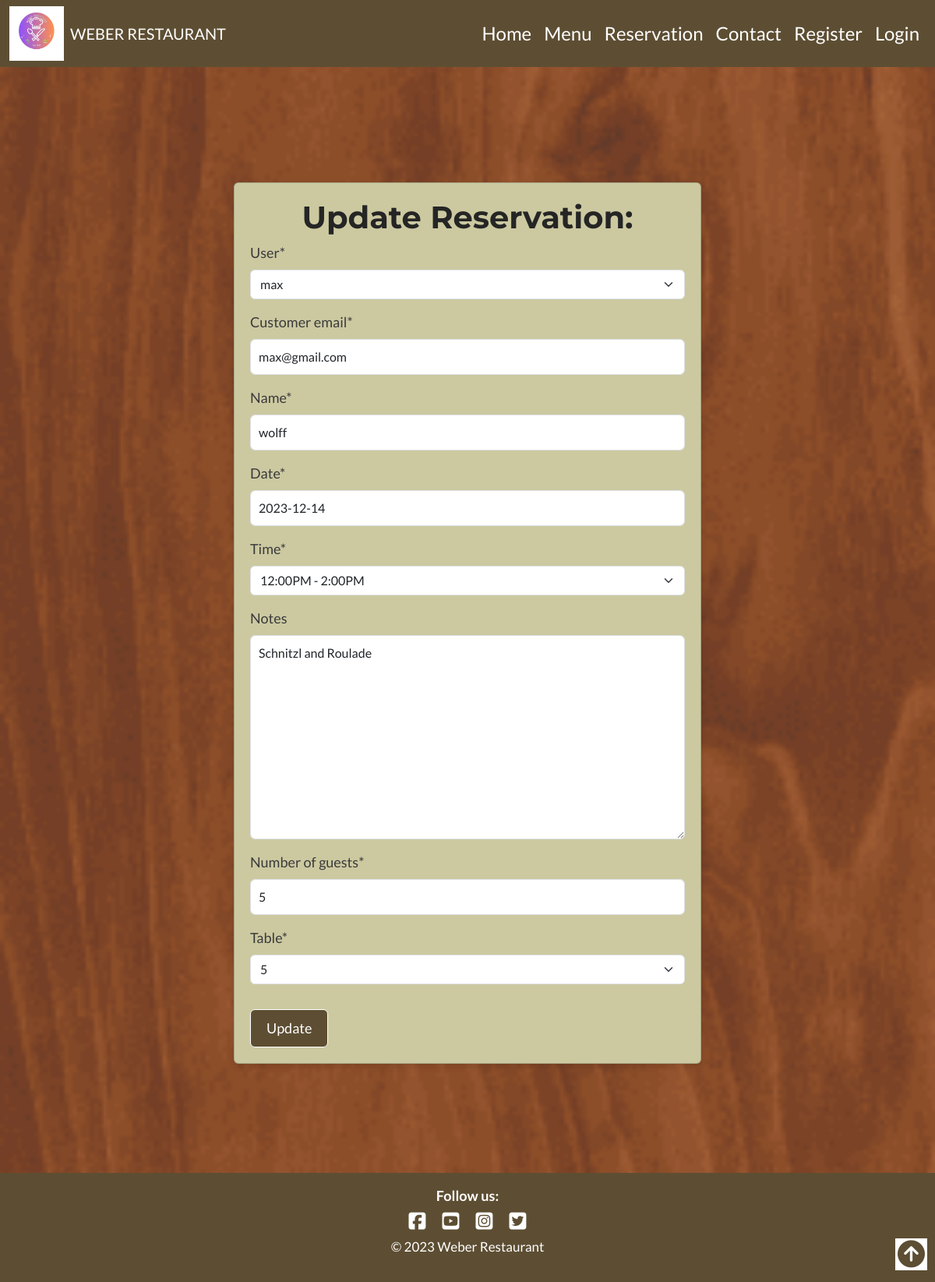
/28/edit/, run on the app's committed database.
### reservations/models.py (models this page shows, shortened)
class Reservations(models.Model):
    user = models.ForeignKey(User, on_delete=models.CASCADE)
    name = models.CharField(max_length=100)
    customer_email = models.EmailField(max_length=150)
    date = models.DateField()
    time = models.IntegerField(choices=RESERVATION_TIME, default=1)
    notes = models.TextField(null=True, blank=True) # This is not a required field
    table = models.ForeignKey('Table', on_delete=models.CASCADE)
    number_of_guests = models.IntegerField()
    created = models.DateTimeField(auto_now_add=True)

### reservations/views.py (the view)
# urls.py: path('<int:pk>/edit/', Reservation_Edit_View.as_view(), name="reservation_edit"),
class Reservation_Edit_View(SuccessMessageMixin, UpdateView):
    model = Reservations
    template_name = "reservation_edit.html"
    fields = ['user', 'customer_email','name', 'date', 'time', 'notes', 'number_of_guests', 'table']
    success_url = reverse_lazy("reservation_list")
    success_message = "Reservation Updated Successful"

### reservations/models.py (called while the page is built)
    def __str__(self):
        return str(self.table_number)

### templates/reservation_edit.html
{% extends "base.html" %}
{% load crispy_forms_tags %}
{% block content %}
<div class="wrapper">
    <div class="container w-50 card card-body mt-5" style="background-color: #CCC9A1; margin-bottom: 40px;" id="signin">
      <h2 class="text-center">Update Reservation:</h2>
<form action="" method="post">{% csrf_token %}
  {{ form|crispy }}
  <button class="btn btn-success mt-3 w-20 text-center" type="submit">Update</button>
  </form>
    </div>
</div>
{% endblock  %}

### static/css/style.css (style rules this page uses)
* { box-sizing: border-box; text-decoration: none; }
body { font-family: Lato, sans-serif; font-weight: 400; color: #3a3a3a; }
h1, h2 { font-family: Montserrat, sans-serif; font-weight: 700; color: #252525; }
.wrapper { background: url("../images/about-bg1.png"); background-attachment: fixed; color: white; background-repeat: no-repeat; background-size: cover; padding-top: 100px; padding-bottom: 100px; }
h2 { font-size: 40px; }
#signin { background-color: #f8f9fa; padding: 20px; box-shadow: 0 4px 8px rgba(0, 0, 0, 0.1); color: #3a3a3a; }
label { font-size: 20px; display: inline-block; }
.btn { background-color: #5D4E33; border-color: #fff; transition: all 0.8s ease; font-size: 18px; padding: 10px 20px; }
.form-label { font-size: 18px; }
.form-control { width: 100%; padding: 10px; font-size: 16px; }

### data on the page
Reservations: user "max", customer_email "max@gmail.com", name "wolff", date "2023-12-14", time "12:00PM - 2:00PM", notes "Schnitzl and Roulade", number_of_guests "5", table "5"
